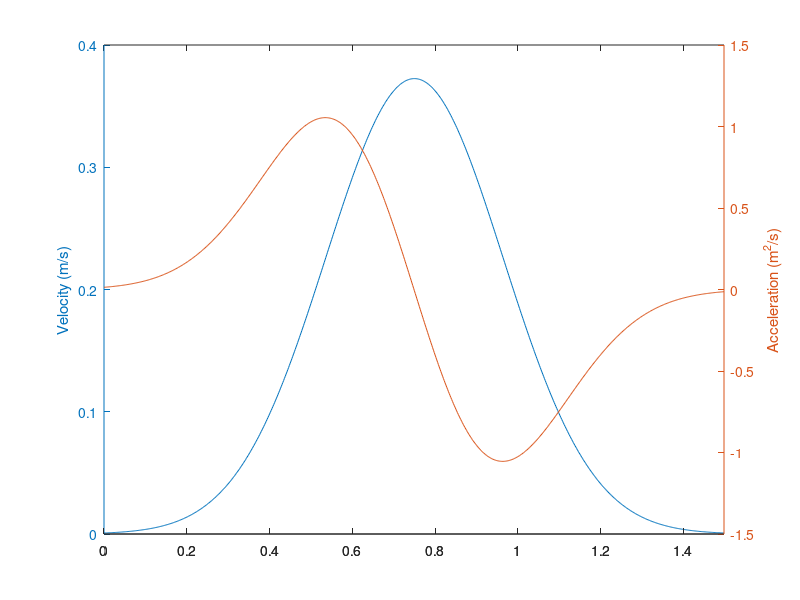

Source code (MATLAB): (Note: this script raises an error after producing the figure.)
%%%%%%%%%%%%%%%%%%%%%%%%%%%%%%%%%%%%%%%%%%%%%%
%% LNP simulations for decision making
% Modified by HH 2017 @ UNIGE
% Adapted for the vestibular-visual multisensory heading discrimintation task
%%%%%%%%%%%%%%%%%%%%%%%%%%%%%%%%%%%%%%%%%%%%%%
tic
clear
clear global

load h

tic;

global Y_targ X_train;
rand('state',sum(100*clock))

% %{
%%%%%%%%%%%%%%%%%%%%%%%%%%%%%%%%%%%%%%%%%%%%%%%%%%%%%%%
%% Parameters
%%%%%%%%%%%%%%%%%%%%%%%%%%%%%%%%%%%%%%%%%%%%%%%%%%%%%%%

% === Switches ===
if_debug = 1;
if_test_set = 0;

% === Sizes ===
% Input layers
N_vis = 200; % Visual motion signal
prefs_vis = linspace(-180,180,N_vis);

N_vest = 200; % Vestibular motion signal
prefs_vest = linspace(-180,180,N_vis);

N_targets = 2; % Target input

% Today we decide to add a perfect integrator layer here. HH20170317 in UNIGE
% This layer has a very long time constant and feeds it's input to LIP, whereas LIP,
% which has a short time constant, keeps receiving target input but does not integrate it.
% For most part of the code, I just rename the old "_lip" stuff to "_int"
N_int = 200;
prefs_int = linspace(-180,180,N_int);

% Output layers (Real LIP layer)
N_lip = 200;
prefs_lip = linspace(-180,180,N_lip);

[~,right_targ_ind] = min(abs(prefs_lip - 90)); % Left and right for the heading task
[~,left_targ_ind] = min(abs(prefs_lip - -90));

%%%%%%%%%%%%%%%%%%%%%%%%%%%%%%%%%%%%%%%%%%%%%%%%%%%%%%%
% Decision bound
if_bounded = 1; % if_bounded = 1 means that the trial stops at the bound (reaction time version)
f_bound = @(x) max(x);
%  f_bound = @(x) abs(x(right_targ_ind)-x(left_targ_ind));
decis_thres = 100*[1 1 1]; % bound height, for different conditions
att_gain_stim_after_hit_bound = [0 0 0];
%%%%%%%%%%%%%%%%%%%%%%%%%%%%%%%%%%%%%%%%%%%%%%%%%%%%%%%

% === Times ===
dt = 2e-3; % Size of time bin in seconds
trial_dur_total = 1.7; % in s
stim_on_time = 0.2; % in s
motion_duration = 1.5; % in s

trial_dur_total_in_bins = round(trial_dur_total/dt); %% in time bins (including pre_trial_dur)
stim_on_time_in_bins = stim_on_time/dt; % Time of motion start, in time bins.

ts = ((0:trial_dur_total_in_bins-1)-stim_on_time_in_bins)*dt; % in s

if stim_on_time_in_bins>trial_dur_total_in_bins
    error('pre_trial_dur cannot be longer than trial_dur');
end

%%%%%%%%%%%%%%%%%%%%%%%%%%%%%%%%%%%%%%%%%%%%%%%%%%%
% === Stimuli ===
unique_heading = [0 1 2 4 8];
unique_condition = [1 2 3];
% unique_heading = [0 8];
% unique_condition = [3];
N_trial = 50; % For each condition
%%%%%%%%%%%%%%%%%%%%%%%%%%%%%%%%%%%%%%%%%%%%%%%%%%%


colors = [0 0 1; 1 0 0; 0 0.8 0.4];


% Parameters roughly follow the Yong Gu's MST data.
% Visual
coherence = 12;
r_spont_vis = 10;
b_pref_vis = 1.7;
b_null_vis = -0.2;
K_vis = 1.5;
K_cov_vis = 2;
var_vis = 1e-5;

% Vestibular
equivalent_conherence = 12;
r_spont_vest = 10;
b_pref_vest = 1.7;
b_null_vest = -0.2;
K_vest = 1.5;
K_cov_vest = 2;
var_vest = 1e-5;

% Parameters for MT from Mazurek and Shadlen, except width.
% K_cov_mt and var_mt controls the correlations.
%   cov_mt(j,:) = var_vis*exp(K_cov_vis*(cos((prefs_vis-prefs_vis(j))/360 *2*pi)-1));
%     w_mt = real(sqrtm(cov_mt));
%     aux_proba_in = proba_in + w_mt*randn(N_vis,1);
% r_spont_vis = 20;
% b_pref_vis = 0.4;
% b_null_vis = -0.2;
% K_vis = 4;
% K_cov_vis = 2;
% var_vis = 1e-5;

% Parameter of the activity evoked by the visual targets
max_rate_target = 42; %% in Hz
b_target = 0;
K_target = 4;
slope_norm_target=0.5;
dc_norm_target = 0.5;

% == Temporal dynamics ==
t_motion = 0:dt:trial_dur_total-stim_on_time; % in s
num_of_sigma = 3.5; amp = 0.2;
miu = motion_duration/2; sigma = motion_duration/2/num_of_sigma;
vel = exp(-(t_motion-miu).^2/(2*sigma^2));
vel = vel*amp/sum(vel*dt) ; % in m/s. Normalized to distance
acc = diff(vel)/dt; % in m/s^2

% To make sure t_motion, vel, and acc have the same length
t_motion(end) = [];
vel(end) = [];

% Gains
gain_vel_vis = 5; % (m/s)^-1
gain_acc_vest = 2; % (m^2/s)^-1

if if_debug
    figure(111);clf
    set(gcf,'name','Motion profile','uni','norm','pos',[0.632       0.381       0.358       0.403]);
    h = plotyy(t_motion,vel,t_motion,acc);
    ylabel(h(1),'Velocity (m/s)');
    ylabel(h(2),'Acceleration (m^2/s)');
end


% === Network configuration ===

% -- Time constant for integration
time_const_int = 10000e-3; % in s
time_const_lip = 100e-3; % in s

% -- Visual to INTEGRATOR
g_w_int_vis = 25;
K_int_vis = 5;
dc_w_int_vis = -0;

% -- Vestibular to INTEGRATOR
g_w_int_vest = 25;
K_int_vest = 5;
dc_w_int_vest = -0;

% --- Targets to LIP ----
g_w_lip_targ= 10;
K_lip_targ= 3;
att_gain_targ = 0.5; % Drop in attention to visual target once motion stimulus appears.

% % --- Recurrent connectivity in INTEGRATOR
% %%%%%%%%%%%%%%%%%%%%%%%%%%%%%%%%%%%%%%
% g_w_int_int = 35;
% K_int_int = 10;
% dc_w_int_int = -11;
%
% amp_I_int = 0;  % Mexico hat shape
% K_int_I = 2;
% %%%%%%%%%%%%%%%%%%%%%%%%%%%%%%%%%%%%%%
%
% % Input-output function of INTEGRATOR
bias_int = 0;
threshold_int = 0.0;

% --- INTEGRATOR to the real LIP
%%%%%%%%%%%%%%%%%%%%%%%%%%%%%%%%%%%%%%
g_w_lip_int = 10;
K_lip_int = 5;
dc_w_lip_int = 0;

amp_I_lip_int = 0;  % Mexico hat shape
K_lip_int_I = 2;
%%%%%%%%%%%%%%%%%%%%%%%%%%%%%%%%%%%%%%

% --- LIP recurrent connection
%%%%%%%%%%%%%%%%%%%%%%%%%%%%%%%%%%%%%%
g_w_lip_lip = 10;
K_lip_lip = 20;
dc_w_lip_lip = -7;

amp_I_lip = 0;  % Mexico hat shape
K_lip_I = 2;
%%%%%%%%%%%%%%%%%%%%%%%%%%%%%%%%%%%%%%

% Input-output function of LIP
bias_lip = 0;
threshold_lip = 0.0;


% === For statistics ===

shuffle_flag = 0; %shuffles trials and computes shuffled Fisher information
info_out_flag = 1; %controls whether Fisher information in the output layer is being computed
info_in_flag = 1; %controls whether Fisher information in the input layer is being computed

% duration of the window used to compute Fisher information
fisher_wind_size = 50;
fisher_wind_offset = 0;
fisher_N_window = 4;

%%%%%%%%%%%%%%%%%%%%%%%%%%%%%%%%%%%%%%%%%%%%%%%%%%%%%%%
% Variable initialization (I moved here)
%%%%%%%%%%%%%%%%%%%%%%%%%%%%%%%%%%%%%%%%%%%%%%%%%%%%%%%

% I reorganized the variable naming and storage conventions. HH20170302
% All data have the size of (neurons, time, trial, stimuli){train/test}
% Three types of data are used:
% 1. firing rate in Hz (rate_xxx),
% 2. firing probability for each bin (proba_xxx),
% 3. binary spike train for each bin (spikes_xxx)
% The network dynamics are computed like: Rate_in --> Prob_in --> Spike_in --> Spike_out --> Rate_out

aux1_rate_int = zeros(N_int,trial_dur_total_in_bins+2);
aux2_rate_int = zeros(N_int,trial_dur_total_in_bins+2);

decision_ac = zeros(N_int,trial_dur_total_in_bins+2);

spikes_target = cell(2,1); spikes_vis = cell(2,1); spikes_vest = cell(2,1);
rate_int = cell(2,1); spikes_int = cell(2,1);
rate_lip = cell(2,1); spikes_lip = cell(2,1);

spikes_count_vis = cell(2,1); spikes_count_vest = cell(2,1); proba_count_int = cell(2,1); spikes_count_int = cell(2,1);

for m = 1:if_test_set+1 % Train and Test
    
    % Raw data
    spikes_target{m} = zeros(N_lip,trial_dur_total_in_bins,N_trial,length(unique_heading),length(unique_condition));
    spikes_vis{m} = zeros(N_vis,trial_dur_total_in_bins,N_trial,length(unique_heading),length(unique_condition));
    spikes_vest{m} = zeros(N_vest,trial_dur_total_in_bins,N_trial,length(unique_heading),length(unique_condition));
    
    rate_int{m} = zeros(N_int,trial_dur_total_in_bins,N_trial,length(unique_heading),length(unique_condition));
    spikes_int{m} = zeros(N_int,trial_dur_total_in_bins,N_trial,length(unique_heading),length(unique_condition));
    rate_lip{m} = zeros(N_lip,trial_dur_total_in_bins,N_trial,length(unique_heading),length(unique_condition));
    spikes_lip{m} = zeros(N_lip,trial_dur_total_in_bins,N_trial,length(unique_heading),length(unique_condition));
    
    % Spike count in sliding windows for Fisher information
    spikes_count_vis{m} = nan(N_vis, fisher_N_window, N_trial,length(unique_heading),length(unique_condition));
    spikes_count_vest{m} = nan(N_vest, fisher_N_window, N_trial,length(unique_heading),length(unique_condition));
    proba_count_int{m} = nan(N_int, fisher_N_window, N_trial, length(unique_heading),length(unique_condition));
    spikes_count_int{m} = nan(N_int, fisher_N_window, N_trial, length(unique_heading),length(unique_condition));
    if shuffle_flag==1
        spikes_count_int_shuff{m} = zeros(N_int, fisher_N_window, N_trial, length(unique_heading),length(unique_condition));
    end
    
end

% Output variables
RT = (trial_dur_total-stim_on_time) * ones(N_trial,length(unique_heading),length(unique_condition));

%  Network connections
w_int_vis = zeros(N_int,N_vis);
w_int_vest = zeros(N_int,N_vest);
% w_int_targ = zeros(N_int,N_int); % Not N_target, but N_int (supposing the same number as the lip neurons)
w_lip_targ = zeros(N_lip,N_lip); % Now integration layer does not receive target input, but LIP layer does. HH20170317
w_int_int = zeros(N_int,N_int);
w_lip_int = zeros(N_lip,N_int);
w_lip_lip = zeros(N_lip,N_lip);

for nn=1:N_int
    
    % -- VIS->Int, Vest->Int --
    w_int_vis(nn,:) = g_w_int_vis/N_vis *(exp(K_int_vis * (cos((prefs_int(nn)-(-90*(prefs_vis<0)+90*(prefs_vis>0)))/180*pi)-1)))...
        .* abs(sin(prefs_vis/180*pi))... % Gaussian(theta_int - +/-90) * Sin(heading)
        + dc_w_int_vis/N_vis;   % Offset
    w_int_vest(nn,:) = g_w_int_vest/N_vest *(exp(K_int_vest * (cos((prefs_int(nn)-(-90*(prefs_vest<0)+90*(prefs_vest>0)))/180*pi)-1)))...
        .* abs(sin(prefs_vest/180*pi))... % Gaussian(theta_int - +/-90) * Sin(heading)
        + dc_w_int_vest/N_vest;   % Offset
    
    % -- Int->Int --
    %     w_int_int(nn,:) = g_w_int_int/N_int*...   %  Integrator recurrent
    %         ((exp(K_int_int*(cos((prefs_int-prefs_int(nn))/360*2*pi)-1)))-...
    %         amp_I_int*(exp(K_int_I*(cos((prefs_int-prefs_int(nn))/360*2*pi)-1))))...
    %         + dc_w_int_int/N_int;
end

for nn=1:N_lip
    
    % -- Targ->LIP --
    w_lip_targ(nn,:) = g_w_lip_targ/N_int *(exp(K_lip_targ*(cos((prefs_lip-prefs_lip(nn))/360 *2*pi)-1)));  %  Target input

    % -- Int->LIP --
    w_lip_int(nn,:) = g_w_lip_int/N_int*...
        ((exp(K_lip_int*(cos((prefs_int-prefs_lip(nn))/360*2*pi)-1)))-...
        amp_I_lip_int*(exp(K_lip_int_I*(cos((prefs_int-prefs_lip(nn))/360*2*pi)-1))))...
        + dc_w_lip_int/N_int;
    
    % -- LIP->LIP --
    w_lip_lip(nn,:) = g_w_lip_lip/N_lip*...
        ((exp(K_lip_lip*(cos((prefs_lip-prefs_lip(nn))/360*2*pi)-1)))-...
        amp_I_lip*(exp(K_lip_I*(cos((prefs_lip-prefs_lip(nn))/360*2*pi)-1))))...
        + dc_w_lip_lip/N_lip;
end

if if_debug
    figure(90); clf;
    set(gcf,'uni','norm','pos',[0.006       0.099       0.779       0.766],'name','Weights & Raster plot');
    
    subplot(4,3,1);
    imagesc(prefs_lip,prefs_lip,w_lip_lip'); colorbar; axis  xy; title('LIP->LIP');
    xlabel('\theta_{lip}'); ylabel('\theta_{lip}'); 
    set(gca,'xtick',-180:90:180); 
    hold on; plot(prefs_lip,w_lip_lip(:,end/2)/max(w_lip_lip(:,end/2))*100,'linew',3,'color','c');
    plot(xlim,[0 0],'--c');
    
    subplot(4,3,4);
    imagesc(prefs_lip,prefs_int,w_lip_int'); colorbar; axis  xy; title('Int->LIP');
    xlabel('\theta_{lip}'); ylabel('\theta_{int}');
    set(gca,'xtick',-180:90:180);
    hold on; plot(prefs_lip,w_lip_int(:,end/2)/max(w_lip_int(:,end/2))*100,'linew',3,'color','c');
    plot(xlim,[0 0],'--c');
    
    subplot(4,3,7);
    % surf(prefs_int,prefs_int,w_int_int');
    imagesc(prefs_int,prefs_int,w_int_int');    colorbar; axis xy; title('Int->Int');
    xlabel('\theta_{int}'); ylabel('\theta_{int}');
    set(gca,'xtick',-180:90:180,'ytick',-180:90:180);
    hold on; plot(prefs_int,w_int_int(:,end/2)/max(w_int_int(:,end/2))*100,'linew',3,'color','c');
    plot(xlim,[0 0],'--c');
    
    %     subplot(4,3,7);
    %     imagesc(prefs_int,prefs_vest,w_int_vest'); colorbar; axis  xy; title('Vest->Int');
    %     xlabel('\theta_{int}'); ylabel('\theta_{vest}'); ylim([-20 20]);
    %     set(gca,'xtick',-180:90:180);
    
    subplot(4,3,10);
    imagesc(prefs_int,prefs_vis,w_int_vis'); colorbar; axis  xy; title('Vis/Vest->Int');
    xlabel('\theta_{int}'); ylabel('\theta_{vis/vest}'); ylim([-20 20]);
    set(gca,'xtick',-180:90:180);
    hold on; plot(prefs_int,w_int_vis(:,end/2)/max(w_int_vis(:,end/2))*20,'linew',3,'color','c');
    plot(xlim,[0 0],'--c');
    
    colormap hot;
end

%  Sensory correlation matrix
[xx,yy] = meshgrid(prefs_vis,prefs_vis);
cov_vis = var_vis*exp(K_cov_vis*(cos((xx-yy)/360 *2*pi)-1));

[xx,yy] = meshgrid(prefs_vest,prefs_vest);
cov_vest = var_vest*exp(K_cov_vest * (cos((xx-yy)/360 *2*pi)-1));

w_cov_vis = real(sqrtm(cov_vis));
w_cov_vest = real(sqrtm(cov_vest));


%%%%%%%%%%%%%%%%%%%%%%%%%%%
%% Main loop
%%%%%%%%%%%%%%%%%%%%%%%%%%%
count = 1;

for cc = 1:length(unique_condition)
    for hh = 1:length(unique_heading)  % Motion directions
        
        % ==== Not trial- or time- dependent stuffs ===
        stim_this = unique_heading(hh);
        cond_this = unique_condition(cc);
        
        fprintf('cond = %g, heading = %g\n  ',cond_this, stim_this);
        
        % -- Sensory responses --
        % proba_vis: proba of firing of visual neurons in response to motion
        max_rate_vis = r_spont_vis + b_pref_vis * coherence;
        b_vis = r_spont_vis + b_null_vis * coherence;
        proba_vis = ((max_rate_vis-b_vis)*exp(K_vis*(cos((prefs_vis'-stim_this)/360*2*pi)-1))+b_vis)*dt;
        
        %     max_rate_vest = r_spont_vest + b_pref_vis * coherence;
        %     b_vis = r_spont_vis + b_null_vis * coherence;
        
        % Vestibular response does not depend on coherence.
        % Here I just set the vestibular activity similar to visual response under 'equivalent_coh' coh
        max_rate_vest = r_spont_vest + b_pref_vest * equivalent_conherence;
        b_vest = r_spont_vest + b_null_vest * equivalent_conherence;
        proba_vest = ((max_rate_vest-b_vest)*exp(K_vest*(cos((prefs_vest'-stim_this)/360*2*pi)-1))+b_vest)*dt;
        
        %         % -- Stimulus condition selection --
        %         if cond_this == 1
        %             proba_vis = 0*proba_vis; % Shut down visual activity (but there are still noisy spikes if select here)
        %         elseif cond_this ==2
        %             proba_vest = 0*proba_vest; % Shut down vestibular activity
        %         end
        
        if if_debug
            figure(91);clf;
            plot(prefs_vis,proba_vis/dt,'r');
            plot(prefs_vest,proba_vest/dt,'b');
            title('Sensory population tuning');
        end
        
        % proba_targ: proba of firing of target neurons in response to visual targets
        
        % pos_targ = stim_this + [0:360/N_targets:359.9];
        pos_targ = [-90 90]; % Always these two for fine discrimination task. HH2017
        
        proba_target_tuning = zeros(N_lip,1);
        for nn=1:N_targets
            proba_target_tuning = proba_target_tuning + ((max_rate_target-b_target)*...
                exp(K_target*(cos((prefs_lip'-pos_targ(nn))/360*2*pi)-1))+b_target)*dt;
        end
        proba_target_tuning = proba_target_tuning/(slope_norm_target*(N_targets/2)+dc_norm_target);   %  Divisive normalization
        
        
        % === Begin trials ===
        for mm = 1:if_test_set+1 % Train and test sets
            for tt = 1:N_trial % For each trial
                
                if round(tt/50)==tt/50
                    fprintf('%d  ',tt);
                end
                
                % == Generate input spike trains ==
                
                %                 % -- Target input spike train --
                %                 % Note that trial_dur_total now includes the pre-trial time.
                %                 % There is no need (actually erroneous?) to separate pre-trial and trial.
                %                 % Because in this case, the INTEGRATOR dynamics are missing during pre-trial,
                %                 % and the MT's noise term was also missing.
                %
                %                 % Ohh, I got it. We don't want to accumulate target information during pre-trial,
                %                 % so we deliberately ignore INTEGRATOR dynamics during that period (although a little bit weird)!!
                
                aux_proba_target = proba_target_tuning*ones(1,trial_dur_total_in_bins); % Expand along the time axis
                spikes_target{mm}(:,:,tt,hh,cc) = rand(N_lip,trial_dur_total_in_bins)<(aux_proba_target);
                
                % -- Visual input spike train --
                % The stim_on_time controls when motion information comes in.
                % aux_proba_vis = proba_vis*[zeros(1,stim_on_time) ones(1,trial_dur_total-stim_on_time)]...
                %    + w_cov_vis*randn(N_vis,trial_dur_total);
                
                % Temporal dynamics added. HH2017
                aux_proba_vis = proba_vis*[zeros(1,stim_on_time_in_bins) vel*gain_vel_vis]...
                    + w_cov_vis*randn(N_vis,trial_dur_total_in_bins);
                
                % -- Vestibular ---
                % With the temporal gain of abs(acc)
                aux_proba_vest = proba_vest*[zeros(1,stim_on_time_in_bins) abs(acc)*gain_acc_vest]...
                    + w_cov_vest*randn(N_vest,trial_dur_total_in_bins);
                
                % -- Stimulus condition selection --
                if cond_this == 1
                    aux_proba_vis = 0*aux_proba_vis; % Shut down visual activity
                elseif cond_this ==2
                    aux_proba_vest = 0*aux_proba_vest; % Shut down vestibular activity
                end
                
                spikes_vis{mm}(:,1:trial_dur_total_in_bins,tt,hh,cc)= rand(N_vis,trial_dur_total_in_bins)<(aux_proba_vis);
                spikes_vest{mm}(:,1:trial_dur_total_in_bins,tt,hh,cc)= rand(N_vest,trial_dur_total_in_bins)<(aux_proba_vest);
                
                % -- Reset the attention for motion stimuli --
                att_gain_stim = 1; % Drop in attention to motion stimuli due to hitting whatever decision bound.
                
                %                 % == Override INTEGRATOR dynamics during pre-trial by setting the spikes manually (weird thing) ==
                % !! Now we have the dedicated INTEGRATION layer so we can use all the dynamics from the very beginning. HH20170317
                
                %                 rate_int{mm}(:,1:stim_on_time_in_bins,tt,hh,cc) = aux_proba_target(:,1:stim_on_time_in_bins) / dt;
                %                 spikes_int{mm}(:,1:stim_on_time_in_bins,tt,hh,cc) = spikes_target{mm}(:,1:stim_on_time_in_bins,tt,hh,cc);
                %
                %                 aux1_rate_int(:,stim_on_time_in_bins) = rate_int{mm}(:,stim_on_time_in_bins,tt,hh,cc);
                %                 aux2_rate_int(:,stim_on_time_in_bins) = 0;
                
                % == Real network dynamics after stimlus onset ==
                %                 k = stim_on_time_in_bins; % Time begins at stim_on_time
                k = 1;  % Time begins at the very beginning
                
                while k<=trial_dur_total_in_bins-1
                    
                    %                     % -- I don't understand yet why there are two variables aux1 and aux2 --
                    %                     aux1_rate_int(:,k+1) = (1-dt/time_const_vis)*aux1_rate_int(:,k)...   %  Self dynamics.  in Hz!
                    %                         + 1/time_const_vis*(...
                    %                         att_gain_stim * w_int_vis * spikes_vis{mm}(:,k,tt,hh,cc)...     %  Visual input
                    %                         + att_gain_stim * w_int_vest * spikes_vest{mm}(:,k,tt,hh,cc)...     % Vestibular input
                    %                         ... % + att_gain_targ * w_int_targ * spikes_target{mm}(:,k,tt,hh,cc)...  % No longer here. HH20170317
                    %                         );             %  Target visual input (att_gain2 has been set to 0)
                    %
                    %                     aux2_rate_int(:,k+1) = (1-dt/time_const_int)*aux2_rate_int(:,k)+...  %  Self dynamics.  in Hz!
                    %                         +1/time_const_int*(w_int_int*spikes_int{mm}(:,k,tt,hh,cc));  %  INTEGRATOR recurrent. in Hz!
                    %
                    %                     rate_int{mm}(:,k+1,tt,hh,cc) = aux1_rate_int(:,k+1) + aux2_rate_int(:,k+1) + bias_int;  %  Bias term: b_out
                    %
                    
                    % -- Update INTEGRATOR layer --
                    %                     rate_int{mm}(:,k+1,tt,hh,cc) = bias_int + (1-dt/time_const_int)*rate_int{mm}(:,k,tt,hh,cc)...   %  Self dynamics.  in Hz!
                    %                         + 1/time_const_int * (...
                    %                               w_int_int * spikes_int{mm}(:,k,tt,hh,cc)... %  INTEGRATOR recurrent
                    %                             + att_gain_stim * w_int_vis * spikes_vis{mm}(:,k,tt,hh,cc)...     %  Visual input
                    %                             + att_gain_stim * w_int_vest * spikes_vest{mm}(:,k,tt,hh,cc)...     % Vestibular input
                    %                         ... % + att_gain_targ * w_int_targ * spikes_target{mm}(:,k,tt,hh,cc)...  % No longer here. HH20170317
                    %                         );
                    
                    % Just let the INTEGRATOR to be ideal. (straight sum) 
                    rate_int{mm}(:,k+1,tt,hh,cc) = rate_int{mm}(:,k,tt,hh,cc)...   %  Self dynamics.  in Hz!
                        + att_gain_stim * w_int_vis * spikes_vis{mm}(:,k,tt,hh,cc)...     %  Visual input
                        + att_gain_stim * w_int_vest * spikes_vest{mm}(:,k,tt,hh,cc);     % Vestibular input
                    
                    % -- Update LIP layer --
                    rate_lip{mm}(:,k+1,tt,hh,cc) = bias_lip + (1-dt/time_const_lip)*rate_lip{mm}(:,k,tt,hh,cc)...   %  Self dynamics.  in Hz!
                        + 1/time_const_lip * (...
                          w_lip_lip * spikes_lip{mm}(:,k,tt,hh,cc)...  %  LIP recurrent
                        + att_gain_targ * w_lip_targ * spikes_target{mm}(:,k,tt,hh,cc)...  % Target input moved here. HH20170317
                        + w_lip_int * spikes_int{mm}(:,k,tt,hh,cc)... %  INTEGRATOR->LIP
                        );
                    
                    
                    % -- Turn rate to binary spike for the next step --
                    spikes_int{mm}(:,k+1,tt,hh,cc)  = (rand(N_int,1) < dt*(rate_int{mm}(:,k+1,tt,hh,cc)-threshold_int));
                    spikes_lip{mm}(:,k+1,tt,hh,cc)  = (rand(N_lip,1) < dt*(rate_lip{mm}(:,k+1,tt,hh,cc)-threshold_lip));
                    
                    % -- Variable used for stopping the integration --
                    
                    %{
                    if mm == 1 % Only apply to train set
                        decision_ac(:,k+1) = rate_int{mm}(:,k+1,tt,hh,cc);
                        %          decision_ac(:,k+1) = (1-delta_t/time_const_out)*decision_ac(:,k+1)+...
                        %                               +1/time_const_out*((w_oo-dc_w_oo)*spikes_out{1}(:,k));
                        
                        % -- Termination --
                        if ((range(if_bounded*decision_ac(:,k+1)) > decis_thres) && (RT(tt,hh,cc)==0)) || (k==trial_dur_total_in_bins-1)
                            RT(tt,hh,cc) = k;
                            if k>fisher_wind_size-1   %  Enough data for Fisher info of at least one window
                                last_spikes__last_Fisher_win(:,count) = sum(spikes_int{1}(:,k-fisher_wind_size+1:k)')';
                            else
                                last_spikes__last_Fisher_win(:,count) = sum(spikes_int{1}(:,1:k)')';
                            end
                            last_proba(:,count) = rate_int{mm}(:,k,tt,hh,cc);
                            k=trial_dur_total_in_bins;  %  Terminate trial immediately
                        end
                    end
                    %}
                    
                    if mm == 1 % Only apply to train set
                        decision_ac(:,k+1) = rate_lip{mm}(:,k+1,tt,hh,cc);
                        %          decision_ac(:,k+1) = (1-delta_t/time_const_out)*decision_ac(:,k+1)+...
                        %                               +1/time_const_out*((w_oo-dc_w_oo)*spikes_out{1}(:,k));
                        
                        % -- Termination --
                        if if_bounded && att_gain_stim == 1 && (f_bound(decision_ac(:,k+1)) > decis_thres(unique_condition(cc)))
                            % Set the attention for motion stimuli to zero
                            att_gain_stim = att_gain_stim_after_hit_bound(unique_condition(cc));
                            RT(tt,hh,cc) = (k-stim_on_time_in_bins)*dt;
                            % last_proba(:,count) = rate_int{mm}(:,k,tt,hh,cc);
                        end
                    end
                    
                    k=k+1;
                end  % of network dynamics
                
                %{
            %%% collect spike and firing probabilities for Tin and Tout neurons
            
            proba_out_av1 = proba_out_av1 + rate_int{1};
            proba_out50(count,:) = rate_int{1}(50,:);
            proba_out75(count,:) = rate_int{1}(75,:);
            proba_out100(count,:) = rate_int{1}(100,:);
            spikes_out50(count,:) = spikes_int{1}(50,:);
            spikes_out75(count,:) = spikes_int{1}(75,:);
            spikes_out100(count,:) = spikes_int{1}(100,:);
            spikes_in50(count,:) = spikes_vis{1}(50,:);
            
            %%%%%%%%%%%%%%%%%%%%%%%%%%%%%%%%%%%%%%%%%%%%%%%%%%%%%%%%%%%%%%%%%%%%
            %% training and testing data. Spike counts and average probabilities.
            %% size nu_unit x 2 N_trial (N_trial for each of the 2 positions)
            %%%%%%%%%%%%%%%%%%%%%%%%%%%%%%%%%%%%%%%%%%%%%%%%%%%%%%%%%%%%%%%%%%%%
            spikes_in_trial11(:,count) = sum(spikes_vis{1}')';
            spikes_in_trial12(:,count) = sum(spikes_vis{2}')';
            
            spikes_out_trial01(:,count) = sum(spikes_int{1}')';
            spikes_out_trial02(:,count) = sum(spikes_int{2}')';
            
            proba_out_trial01(:,count) = sum(rate_int{1}(:,1:trial_dur_total)')'/fisher_wind_size;
            proba_out_trial02(:,count) = sum(rate_int{2}(:,1:trial_dur_total)')'/fisher_wind_size;
            
            %%%%%%%%%%%%%%%%%%%%%%%%%%%%%%%%%%%%%%%%%%%%%%%%%%%%%%%%%%%%%%%%%%%%
            %% collect counts in small time windows
            %% m=1 training data, m=2 testing data
            %%%%%%%%%%%%%%%%%%%%%%%%%%%%%%%%%%%%%%%%%%%%%%%%%%%%%%%%%%%%%%%%%%%%
            
            for n=1:fisher_N_window
                proba_count_int{m,n}(:,count)= ...
                    sum(rate_int{m}(:,fisher_wind_offset+fisher_wind_size*(n-1)+1:fisher_wind_size*n)')'/fisher_wind_size;
                spikes_count_int{m,n}(:,count)= ...
                    sum(spikes_int{m}(:,fisher_wind_offset+fisher_wind_size*(n-1)+1:fisher_wind_size*n)')';
                spikes_count_vis{m,n}(:,count)= ...
                    sum(spikes_vis{m}(:,1:fisher_wind_offset+fisher_wind_size*n)')';
            end
                %}
                count = count+1;
            end % of trial
        end % of train/test
        
        fprintf('\n');
        
    end % of heading
end % of stimulus condition


%% == Plotting example network activities ==
to_plot_heading = length(unique_heading);
to_plot_cond = length(unique_condition);

rate_real_vis_aver = nanmean(spikes_vis{1}(:,:,:,to_plot_heading,to_plot_cond),3)/dt;
rate_real_vest_aver = nanmean(spikes_vest{1}(:,:,:,to_plot_heading,to_plot_cond),3)/dt;
rate_expected_int_aver = nanmean(rate_int{1}(:,:,:,to_plot_heading,to_plot_cond),3);
rate_expected_lip_aver = nanmean(rate_lip{1}(:,:,:,to_plot_heading,to_plot_cond),3);
rate_real_int_aver = nanmean(spikes_int{1}(:,:,:,to_plot_heading,to_plot_cond),3)/dt;
rate_real_lip_aver = nanmean(spikes_lip{1}(:,:,:,to_plot_heading,to_plot_cond),3)/dt;
rate_real_targ_aver = nanmean(spikes_target{1}(:,:,:,to_plot_heading,to_plot_cond),3)/dt;

% %{
%%  ====== Animation ======
figure(1001); clf

for ttt = 1:10:length(ts)

    % INTEGRATOR layer
    subplot(2,2,1);
    plot(prefs_int,rate_expected_int_aver(:,ttt)); hold on;
    plot(prefs_int,rate_real_int_aver(:,ttt),'r');  hold off;
    axis(gca,[min(prefs_int) max(prefs_int) min(rate_expected_int_aver(:)) max(rate_real_int_aver(:))]);
    title(sprintf('Integrator, heading = %g, cond = %g, aver %g trials',unique_heading(to_plot_heading),unique_condition(to_plot_cond),N_trial));

    % LIP layer
    subplot(2,2,2);
    plot(prefs_lip,rate_expected_lip_aver(:,ttt)); hold on;
    plot(prefs_lip,rate_real_lip_aver(:,ttt),'r');  hold off;
    axis(gca,[min(prefs_lip) max(prefs_lip) min(rate_expected_lip_aver(:)) max(rate_real_lip_aver(:))]);
    title(sprintf('LIP, t = %g',ttt*dt*1000));

    % Visual layer
    subplot(2,2,3);
    plot(prefs_int,aux_proba_vis(:,ttt)/dt); hold on;
    plot(prefs_int,rate_real_vis_aver(:,ttt),'r'); hold off; 
    axis(gca,[min(prefs_int) max(prefs_int) min(aux_proba_vis(:)/dt) max(rate_real_vis_aver(:))]);
    title('Visual');
    
    % Target layer
    subplot(2,2,4);
    plot(prefs_lip,proba_target_tuning/dt); hold on; 
    plot(prefs_lip,rate_real_targ_aver(:,ttt),'r'); hold off; 
    axis(gca,[min(prefs_lip) max(prefs_lip) min(proba_target_tuning(:)/dt) max(rate_real_targ_aver(:))]);
    title('Target');

    drawnow;
end


%}

%% ====== Raster plot ======
if if_debug
    figure(90);
    
    subplot(4,3,[2 3]);
    imagesc(ts,prefs_lip,rate_real_lip_aver*dt); axis xy;
    ylabel('LIP');
    title(sprintf('Firing prob. for each bin, averaged over %g trials, cond = %g, heading = %g',...
        N_trial,unique_condition(to_plot_cond),unique_heading(to_plot_heading)));  colorbar
    
    subplot(4,3,[5 6]);
    imagesc(ts,prefs_int,rate_real_int_aver*dt); axis xy; colorbar
    ylabel('INTEGRATOR');
    
    subplot(4,3,[8 9]);
    imagesc(ts,prefs_vest,rate_real_vest_aver*dt); axis xy; colorbar
    ylabel('Vest');
    
    subplot(4,3,[11 12]);
    imagesc(ts,prefs_vis,rate_real_vis_aver*dt); axis xy; colorbar
    ylabel('Vis');
    
end
%}

% ====== Example Pref and Null traces ======
%%{
set(figure(1002),'name','Example PSTHs'); clf;
set(gcf,'uni','norm','pos',[0.003       0.039       0.555       0.878]);

for cc = 1:length(unique_condition)
    % --- LIP ---
    subplot(3,2,2*unique_condition(cc)-1);
    
    for trialtoplot = 1:ceil(N_trial/10):N_trial
        plot(ts,rate_lip{1}(right_targ_ind,:,trialtoplot,to_plot_heading,cc),'color',colors(unique_condition(cc),:),'linewid',2); hold on;
        plot(ts,rate_lip{1}(left_targ_ind,:,trialtoplot,to_plot_heading,cc),'--k','linewid',1);
    end
    plot(t_motion,vel/max(vel)*max(ylim)/3,'k--');
    axis tight;
    
    %     if if_bounded
    %         plot(xlim,[decis_thres decis_thres],'k--');
    %         ylim([min(ylim),decis_thres*1.1]);
    %     end
    
    title(sprintf('rate\\_lip, heading = %g, coh = %g',unique_heading(to_plot_heading),coherence));
    
    % --- Int ---
    subplot(3,2,2*unique_condition(cc));
    
    for trialtoplot = 1:ceil(N_trial/10):N_trial
        plot(ts,rate_int{1}(right_targ_ind,:,trialtoplot,to_plot_heading,cc),'color',colors(unique_condition(cc),:),'linewid',2); hold on;
        plot(ts,rate_int{1}(left_targ_ind,:,trialtoplot,to_plot_heading,cc),'--k','linewid',1);
    end
    plot(t_motion,vel/max(vel)*max(ylim)/3,'k--');
    axis tight;
    
    %     if if_bounded
    %         plot(xlim,[decis_thres decis_thres],'k--');
    %         ylim([min(ylim),decis_thres*1.1]);
    %     end
    
    title(sprintf('rate\\_int, heading = %g, coh = %g',unique_heading(to_plot_heading),coherence));
    
    
    %     subplot(3,2,2);
    %     plot(ts,nanmean(rate_lip{1}(right_targ_ind,:,:,to_plot_heading,cc),3)...
    %         -nanmean(rate_lip{1}(left_targ_ind,:,:,to_plot_heading,cc),3),'color',colors(unique_condition(cc),:),'linew',2);
    %     hold on;
    %     title(sprintf('averaged of all %g trials (correct + wrong), pref-null',N_trial));
    %     axis tight;
end

%}

% ====== Behavior performance ======
%%{
figure(99); clf; hold on; axis([-8 8 0 1]);
set(gcf,'name','Behavior','uni','norm','pos',[0.32       0.071       0.357        0.83]);

% Psychometric
subplot(2,1,1);
for cc = 1:length(unique_condition)
    % Make decisions
    rate_int_at_decision = squeeze(rate_lip{1}(:,end,:,:,cc)); % Using lip
    
    [~, pos_max_rate_int_at_decision] = max(rate_int_at_decision,[],1);
    choices{cc} = prefs_int(shiftdim(pos_max_rate_int_at_decision)) >= 0; % 1 = rightward, 0 = leftward
    
    % I just flip the psychometric curve to the negative headings
    psychometric = [unique_heading' sum(reshape(choices{cc},[],length(unique_heading)),1)'/N_trial];
    fake_psy = flipud(psychometric(unique_heading>0,:));
    fake_psy(:,1) = -fake_psy(:,1);
    fake_psy(:,2) = 1-fake_psy(:,2);
    psychometric = [fake_psy ; psychometric];
    
    plot(psychometric(:,1),psychometric(:,2),'o','color',colors(unique_condition(cc),:),'markerfacecolor',colors(unique_condition(cc),:),'markersize',13); % Psychometric
    hold on;
    xxx = -max(unique_heading):0.1:max(unique_heading);
    
    [bias, threshold] = cum_gaussfit_max1(psychometric);
    psycho(cc,:) = [bias,threshold];
    plot(xxx,normcdf(xxx,bias,threshold),'-','color',colors(unique_condition(cc),:),'linewid',4);
    
    set(text(min(xlim),0.4+0.1*cc,sprintf('threshold = %g\n',threshold)),'color',colors(unique_condition(cc),:));
end

if length(unique_condition) == 3
    pred_thres = (psycho(1,2)^(-2)+psycho(2,2)^(-2))^(-1/2);
    set(text(min(xlim),0.4+0.1*(cc+1),sprintf('pred = %g\n',pred_thres)),'color','k');
end

% Chronometric
subplot(2,1,2);
for cc = 1:length(unique_condition)
    % Make decisions
    RT_this_cc_mean = mean(RT(:,:,cc),1);
    RT_this_cc_se = std(RT(:,:,cc),[],1);
    
    errorbar(unique_heading+(cc-2)*0.2,RT_this_cc_mean,RT_this_cc_se,'o-','color',colors(unique_condition(cc),:),...
        'markerfacecolor',colors(unique_condition(cc),:),'markersize',10,'linew',2);
    hold on;
end
plot(vel/max(vel)*max(xlim)/5,t_motion,'k--');
title(sprintf('RT, all trials (correct + wrong), Bound = %s',num2str(decis_thres)));

%}

%% ===== Averaged PSTH, different angles =====
%%{

PSTH_condition_absheading_choice = nan(length(ts),length(unique_condition),length(unique_heading),2);

set(figure(435),'name','PSTH'); clf;
set(gcf,'uni','norm','pos',[0.326       0.041       0.668       0.681]);
% abs_unique_heading = unique(abs(unique_heading));
sub_x = fix(sqrt(length(unique_heading)));
sub_y = ceil(length(unique_heading)/sub_x);
y_max = -inf; y_min = inf;

for hh = 1:length(unique_heading)
    
    % == Raw PSTH (stim type), heading, correct only
    figure(435); subplot(sub_x,sub_y,hh); hold on;
    
    for cc = 1:length(unique_condition)
        
        % I assume "PREF" = "LEFT" here. In this case, with headings [0 1 2 4 8], I
        % plot the pref=90 neuron and the pref=-90 neuron in correct trials to simulate
        % pref and null activity in correct only trials for each abs(heading) in my experiments.
        select_correct = (choices{cc}(:,hh) == (unique_heading(hh)>=0));
        
        % Although note here the PREF and NULL activity become correlated.
        PSTH_condition_absheading_choice(:,cc,hh,1) = squeeze(nanmean(rate_lip{1}(right_targ_ind,:,select_correct,hh,cc),3));
        PSTH_condition_absheading_choice(:,cc,hh,2) = squeeze(nanmean(rate_lip{1}(left_targ_ind,:,select_correct,hh,cc),3));
        
        plot(ts,PSTH_condition_absheading_choice(:,cc,hh,1),'color',colors(unique_condition(cc),:),'linew',2.5);
        plot(ts,PSTH_condition_absheading_choice(:,cc,hh,2),'--','color',colors(unique_condition(cc),:),'linew',2.5);
        title(sprintf('abs(heading) = %g, %g trials, correct only',abs(unique_heading(hh)),N_trial));
    end
    
    plot(t_motion,vel/max(vel)*max(ylim)/5,'k--');
    axis tight;
    
    %     if if_bounded
    %         plot(xlim,[decis_thres decis_thres],'k--');
    %         ylim([min(ylim),decis_thres*1.1]);
    %     end
    
    y_min = min(y_min,min(ylim));
    y_max = max(y_max,max(ylim));
    
end

set(findobj(435,'type','axes'),'ylim',[y_min y_max]);

% =====  Delta-PSTH (stim type), heading, correct only ====
set(figure(436),'name','Delta PSTH'); clf;
set(gcf,'uni','norm','pos',[0.326       0.041       0.668       0.681]);
y_max = -inf; y_min = inf;

for hh = 1:length(unique_heading)
    
    figure(436);  subplot(sub_x,sub_y,hh); hold on;
    
    for cc = 1:length(unique_condition)
        plot(ts,PSTH_condition_absheading_choice(:,cc,hh,1)-PSTH_condition_absheading_choice(:,cc,hh,2),'color',colors(unique_condition(cc),:),'linew',2.5);
    end
    title(sprintf('abs(heading) = %g, %g trials, correct only',abs(unique_heading(hh)),N_trial));
    
    plot(t_motion,vel/max(vel)*max(ylim)/5,'k--');
    y_min = min(y_min,min(ylim));
    y_max = max(y_max,max(ylim));
    axis tight;
end
set(findobj(436,'type','axes'),'ylim',[y_min y_max]);

%}

toc


